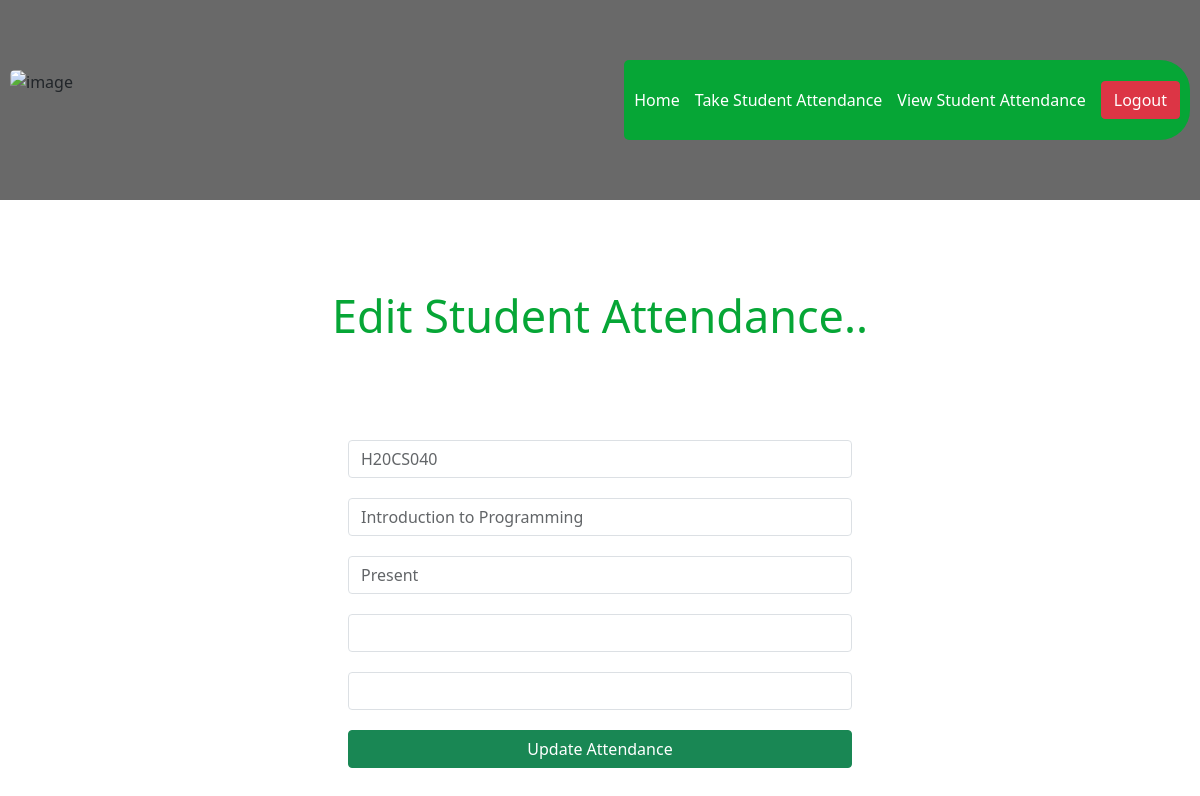
Page /update/4 on the committed database.
### aams/models.py (models this page shows, shortened)
class Attendance(models.Model):
    lecturer = models.CharField(max_length=1000, default=0)
    course_title = models.CharField(max_length=1000, blank=True)
    student_regis = models.CharField(max_length=1000, blank=True)
    first_CA = models.CharField(max_length=1000, blank=True)
    second_CA = models.CharField(max_length=1000, blank=True)
    exams = models.CharField(max_length=1000, blank=True)

### aams/views.py (the view)
# urls.py: path('update/<int:id>', views.update, name='update'),
def update(request, id):
  student_atten = Attendance.objects.get(id=id)
  template = loader.get_template('edit.html')
  context = {
    'student_atten': student_atten,
  }
  return HttpResponse(template.render(context, request))

### templates/edit.html (shortened to what this page needs)
<!DOCTYPE html>
<html lang="en">
<head>
    <link rel="stylesheet" href="../static/bootstrap/css/bootstrap.min.css">
    <link rel="stylesheet" href="../static/css/style.css">
</head>
<body>
    <div class="bodycontainer">
        <div class="first_content_header">
            <div class="header">
                <div class="img">
                    <img src="../static/images/logo.jpeg" alt="image">
                </div>
                <div class="content">
                    <div class="nav-bar">
                        <a href="/lecturer-page">Home</a>
                        <a href="/take-student-attendance">Take Student Attendance</a>
                        <a href="/view-student-attendance">View Student Attendance</a>
                        <a href="/lecturer-logout" class="btn btn-danger">Logout</a>
                    </div>
                </div>
            </div>
        </div>
        <div class="body-content">
            <div class="discription">
                <h3>
                    Edit student attendance..
                </h3>
            </div>
        </div>
        <div class="form-section">
            <div class="form">
                <form action="updaterecord/{{ student_atten.id }}" method="post">
                    <div class="row rows">
                        <select name="student" id="" class="form-control">
                            <option name="student" value="{{ student_atten.student_regis }}">{{ student_atten.student_regis }}</option>
                        </select>
                    </div>
                    <div class="row rows">
                        <select name="course" id="" class="form-control">
                            <option name="course" value="{{ student_atten.course_title }}">{{ student_atten.course_title }}</option>
                        </select>
                    </div>
                    <div class="row rows">
                        <select name="ca1" id="" class="form-control">
                            <option name="ca1" value="{{ student_atten.first_CA }}">{{ student_atten.first_CA }}</option>
                        </select>
                    </div>
                    <div class="row rows">
                        <select name="ca2" id="" class="form-control">
                            <option name="ca2" value="{{ student_atten.second_CA }}">{{ student_atten.second_CA }}</option>
                            <option name="ca2" value="Present">Present</option>
                        </select>
                    </div>
                    <div class="row rows">
                        <select name="exam" id="" class="form-control">
                            <option name="exam" value="{{ student_atten.exams }}">{{ student_atten.exams }}</option>
                            <option name="exam" value="Present">Present</option>
                        </select>
                    </div>
                    <div class="row">
                        <button class="btn btn-success">Update Attendance</button>
                    </div>
                </form>
            </div>
        </div>
    </div>
</body>
</html>

### static/css/style.css (style rules this page uses)
.img { display: flex; align-items: center; justify-content: center; }
.img img { height: 100px; width: 200px; border-radius: 5px; }
.header { display: flex; justify-content: space-between; padding: 10px; background-color: dimgray; height: 25vh; }
.content { display: flex; align-items: center; justify-content: center; }
.nav-bar { display: flex; align-items: center; justify-content: center; gap: 15px; background-color: rgb(6, 166, 54); height: 10vh; padding: 10px; border-radius: 5px 30px 30px 5px; }
.nav-bar a { text-decoration: none; color: #fff; }
.body-content { display: flex; align-items: center; justify-content: center; }
.body-content .discription { display: flex; align-items: center; justify-content: center; height: 30vh; }
.body-content .discription h3 { color: rgb(6, 166, 54); font-size: 45px; text-align: center; text-transform: capitalize; }

### templates/edit.html (style rules this page uses)
.img img { height: 60px; width: 100px; border-radius: 5px; }
.form { width: 40%; }
.form-section { display: flex; flex-direction: column; align-items: center; justify-content: center; }
.form-section .row { margin-bottom: 20px; }
.rows { opacity: .7; }

### rows in the picture
Attendance: student "H20CS040", course "Introduction to Programming", ca1 "Present"
